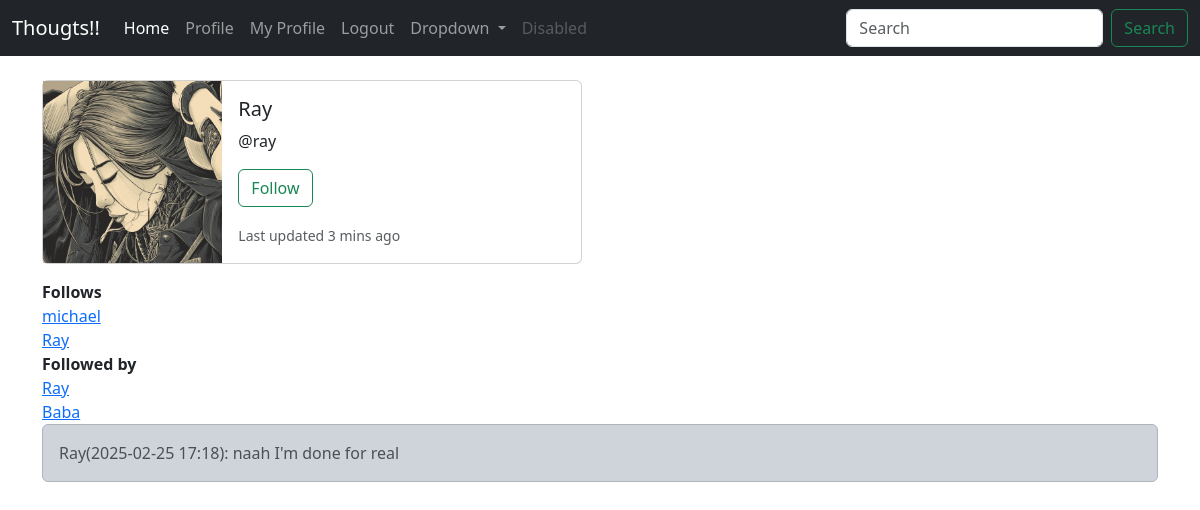
The app's page /profile/8 (signed in) with its own data.
### Thought/models.py (models this page shows)
class Profile(models.Model):
    user = models.OneToOneField(User, on_delete=models.CASCADE)
    follows = models.ManyToManyField('self', related_name ='followed_by',symmetrical=False, blank=True )
    date_modified = models.DateTimeField(auto_now=True)
    profile_image = models.ImageField(null=True, blank=True, upload_to='images/')
    def __str__(self):
        return self.user.username

class Thoughts(models.Model):
    user = models.ForeignKey(User, related_name='thoughts', on_delete= models.DO_NOTHING)
    body = models.CharField(max_length=200)
    created_at = models.DateTimeField(auto_now_add=True)
    def __str__(self):
        return f"{self.user}({self.created_at:%Y-%m-%d %H:%M}): {self.body}"

### Thought/views.py (the view, shortened to what this page needs)
# urls.py: path('profile/<int:pk>', views.profile, name='profile'),
def profile(request,pk):
    if request.user.is_authenticated:
        profile = Profile.objects.get(user_id = pk)
        thoughts = Thoughts.objects.filter(user_id = pk)
        return render(request,'profile.html', {'profile':profile,'thoughts':thoughts})
    else:
        return redirect('home')

### templates/profile.html (shortened to what this page needs)
{% extends 'base.html' %}
{% load static %}
{% block content %}
{% if profile %}
<div class="card mb-3" style="max-width: 540px;">
    <div class="row g-0">
      <div class="col-md-4">
        {% if profile.profile_image %}
        <img src="{{profile.profile_image.url}}" class="w-100 h-100 object-fit-cover" alt="...">
        {% else %}
        <img src="{% static 'images/profile.jpg' %}" class="img-fluid rounded-start" alt="...">
        {% endif %}
      </div>
      <div class="col-md-8">
        <div class="card-body">
          <h5 class="card-title">{{profile.user.username}}</h5>
          {% endif %}
          <p class="card-text">@{{profile.user.username|lower}}</p>
          <p><form method="POST">
            {% if profile in user.profile.follows.all %}
            <button class="btn btn-outline-danger" name="follow" value="unfollow" type="submit">Unfollow</button>
            {% else %}
            <button class="btn btn-outline-success" name="follow" value="follow" type="submit">Follow</button>
             {% endif %}
          </form></p>
          <p class="card-text"><small class="text-muted">Last updated 3 mins ago</small></p>
        </div>
      </div>
    </div>
  </div>
  <strong>Follows</strong><br/>
      {% for following in profile.follows.all %}
    <a href="{% url 'profile' following.user.id %}">{{following}}</a><br/>
    {% endfor %}
    <strong>Followed by</strong><br/>
    {% for following in profile.followed_by.all %}
    <a href="{% url 'profile' following.user.id %}">{{following}}</a><br/>
    {% endfor %}
    {% if thoughts %}
    {% for thought in thoughts %}
    <div class="alert alert-dark" role="alert">
        {{thought}}
      </div>
        {% endfor %}
        {% endif %}
{% endblock %}

### records on screen
Profile: profile_image (picture), user.username "Ray", user.username "ray"
Profile: user.username "michael"
Profile: user.username "Baba"
Thoughts: user+created_at+body "Ray(2025-02-25 17:18): naah I'm done for real"
